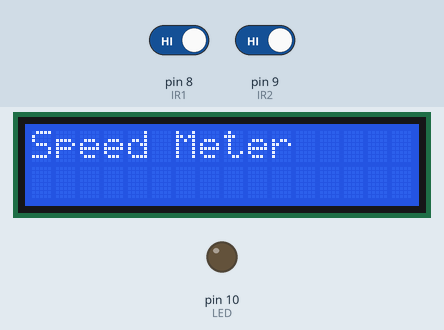
Bench run of a sketch on a simulated Arduino Uno, built with avr-gcc and run on an emulated ATmega328P. Parts: 16×2 character LCD, output pins drawn as LEDs (lit = HIGH). Inputs (shaded band) come from the test bench; at power-on: pin 8 (IR1) HIGH, pin 9 (IR2) HIGH.

Above: at 0.1 s.
3.3 s: pin 8 (IR1) driven LOW
At 4.2 s:
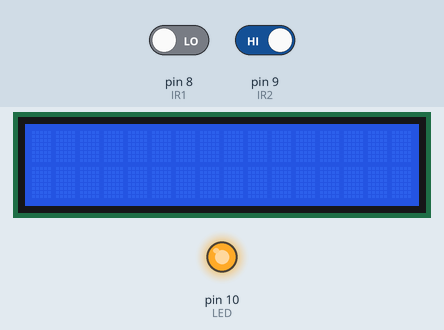
4.8 s: pin 9 (IR2) driven LOW
At 6.0 s:
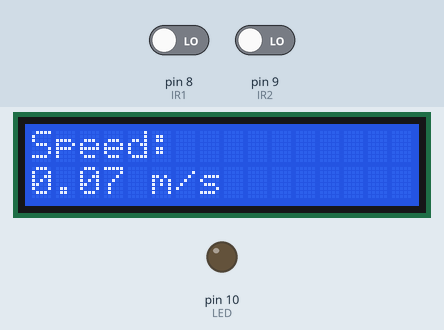
6.3 s: pin 9 (IR2) driven HIGH
At 7.5 s:
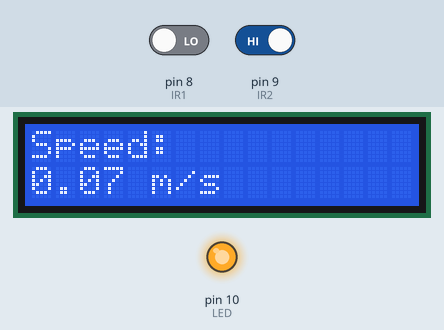
Timing chart, 0 to 9.3 s (numbered marks = the images above; inputs shaded):
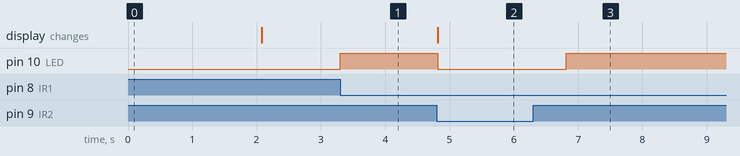

The sketch:

speedometer.ino
```cpp
#include <Wire.h>
#include <LiquidCrystal_I2C.h>

// Set LCD address (usually 0x27 or 0x3F)
LiquidCrystal_I2C lcd(0x3F, 16, 2);

#define IR1 8
#define IR2 9
#define LED 10

float distance = 0.1; // meters (10 cm)

unsigned long startTime = 0;
unsigned long endTime = 0;
float timeTaken;
float speed;

bool started = false;

void setup() {
  pinMode(IR1, INPUT);
  pinMode(IR2, INPUT);
  pinMode(LED, OUTPUT);

  lcd.init();        // initialize LCD
  lcd.backlight();   // turn on backlight

  lcd.setCursor(0, 0);
  lcd.print("Speed Meter");
  delay(2000);
  lcd.clear();
}

void loop() {

  if (digitalRead(IR1) == LOW && !started) {
    startTime = millis();
    started = true;
    digitalWrite(LED, HIGH);
  }

  if (digitalRead(IR2) == LOW && started) {
    endTime = millis();
    timeTaken = (endTime - startTime) / 1000.0;

    if (timeTaken > 0) {
      speed = distance / timeTaken;
    }

    lcd.clear();
    lcd.setCursor(0, 0);
    lcd.print("Speed:");

    lcd.setCursor(0, 1);
    lcd.print(speed);
    lcd.print(" m/s");

    digitalWrite(LED, LOW);

    delay(2000);
    started = false;
  }
}
```

Measured:
- after the input at 3.3 s, pin 10 (LED): LOW → HIGH at once
- after the input at 4.8 s, pin 10 (LED): HIGH → LOW at once; the display: changes at once (image 2)
- after the input at 6.3 s, pin 10 (LED): goes on until 6.8 s, then stays HIGH
